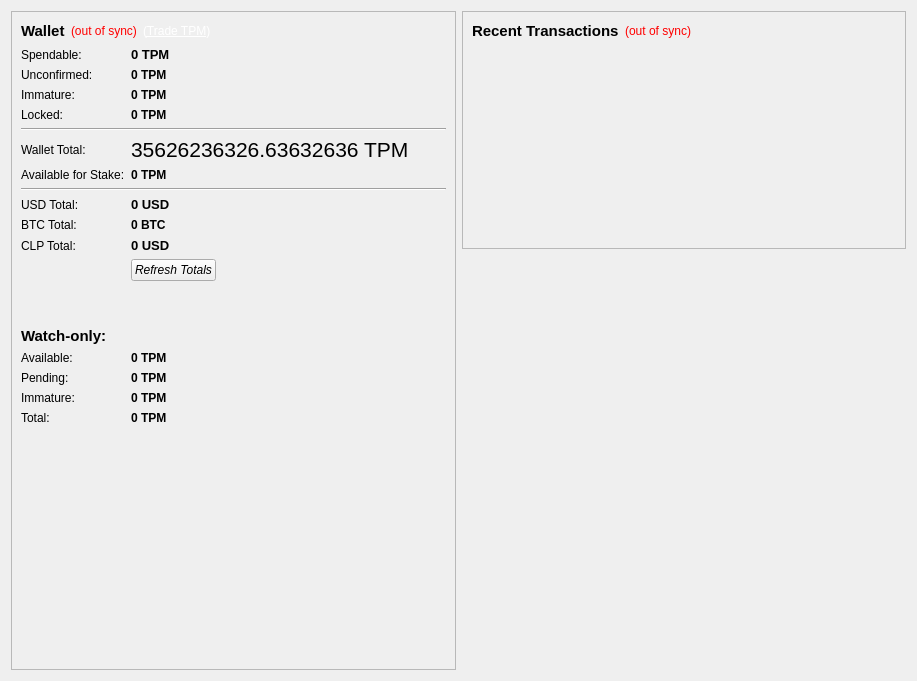
<?xml version="1.0" encoding="UTF-8"?>
<ui version="4.0">
 <class>OverviewPage</class>
 <widget class="QWidget" name="OverviewPage">
  <property name="geometry">
   <rect>
    <x>0</x>
    <y>0</y>
    <width>917</width>
    <height>681</height>
   </rect>
  </property>
  <property name="windowTitle">
   <string>Form</string>
  </property>
  <layout class="QHBoxLayout" name="horizontalLayout" stretch="1,1">
   <item>
    <layout class="QVBoxLayout" name="verticalLayout_2">
     <item>
      <widget class="QFrame" name="frame">
       <property name="frameShape">
        <enum>QFrame::StyledPanel</enum>
       </property>
       <property name="frameShadow">
        <enum>QFrame::Raised</enum>
       </property>
       <layout class="QGridLayout" name="gridLayout_2">
        <item row="0" column="0">
         <layout class="QHBoxLayout" name="horizontalLayout_4">
          <item>
           <widget class="QLabel" name="label_5">
            <property name="font">
             <font>
              <pointsize>11</pointsize>
              <weight>75</weight>
              <bold>true</bold>
             </font>
            </property>
            <property name="text">
             <string>Wallet</string>
            </property>
           </widget>
          </item>
          <item>
           <widget class="QLabel" name="labelWalletStatus">
            <property name="toolTip">
             <string>The displayed information may be out of date. Your wallet automatically synchronizes with the TpmCoin network after a connection is established, but this process has not completed yet.</string>
            </property>
            <property name="styleSheet">
             <string notr="true">QLabel { color: red; }</string>
            </property>
            <property name="text">
             <string notr="true">(out of sync)</string>
            </property>
            <property name="alignment">
             <set>Qt::AlignLeading|Qt::AlignLeft|Qt::AlignVCenter</set>
            </property>
           </widget>
          </item>
          <item>
           <widget class="QLabel" name="labelTradeLink">
            <property name="cursor">
             <cursorShape>PointingHandCursor</cursorShape>
            </property>
            <property name="text">
             <string>&lt;div style=&quot;color: #fff;&quot;&gt;(&lt;a href=&quot;https://trade.thexchanger.io/market/BTC-TPM&quot; style=&quot;color: #fff;&quot;&gt;Trade TPM&lt;/a&gt;)&lt;/div&gt;</string>
            </property>
            <property name="openExternalLinks">
             <bool>true</bool>
            </property>
           </widget>
          </item>
          <item>
           <spacer name="horizontalSpacer_2">
            <property name="orientation">
             <enum>Qt::Horizontal</enum>
            </property>
            <property name="sizeHint" stdset="0">
             <size>
              <width>40</width>
              <height>20</height>
             </size>
            </property>
           </spacer>
          </item>
         </layout>
        </item>
        <item row="1" column="0">
         <layout class="QGridLayout" name="gridLayout">
          <item row="7" column="0">
           <widget class="QLabel" name="labelStakeText">
            <property name="text">
             <string>Available for Stake:</string>
            </property>
           </widget>
          </item>
          <item row="7" column="1">
           <widget class="QLabel" name="labelStake">
            <property name="font">
             <font>
              <weight>75</weight>
              <bold>true</bold>
             </font>
            </property>
            <property name="cursor">
             <cursorShape>IBeamCursor</cursorShape>
            </property>
            <property name="toolTip">
             <string>Total of coins that was staked, and do not yet count toward the current balance</string>
            </property>
            <property name="text">
             <string notr="true">0 TPM</string>
            </property>
            <property name="textInteractionFlags">
             <set>Qt::LinksAccessibleByMouse|Qt::TextSelectableByKeyboard|Qt::TextSelectableByMouse</set>
            </property>
           </widget>
          </item>
          <item row="6" column="1">
           <widget class="QLabel" name="labelTotal">
            <property name="font">
             <font>
              <pointsize>16</pointsize>
              <weight>50</weight>
              <bold>false</bold>
             </font>
            </property>
            <property name="cursor">
             <cursorShape>IBeamCursor</cursorShape>
            </property>
            <property name="toolTip">
             <string>Your current total balance</string>
            </property>
            <property name="text">
             <string notr="true">35626236326.63632636 TPM</string>
            </property>
            <property name="textInteractionFlags">
             <set>Qt::LinksAccessibleByMouse|Qt::TextSelectableByKeyboard|Qt::TextSelectableByMouse</set>
            </property>
           </widget>
          </item>
          <item row="19" column="0">
           <widget class="QLabel" name="watch4">
            <property name="text">
             <string>Total:</string>
            </property>
           </widget>
          </item>
          <item row="19" column="1">
           <widget class="QLabel" name="labelWatchTotal">
            <property name="font">
             <font>
              <weight>75</weight>
              <bold>true</bold>
             </font>
            </property>
            <property name="cursor">
             <cursorShape>IBeamCursor</cursorShape>
            </property>
            <property name="toolTip">
             <string>Current total balance in watch-only addresses</string>
            </property>
            <property name="text">
             <string notr="true">0 TPM</string>
            </property>
            <property name="alignment">
             <set>Qt::AlignLeading|Qt::AlignLeft|Qt::AlignVCenter</set>
            </property>
            <property name="textInteractionFlags">
             <set>Qt::LinksAccessibleByMouse|Qt::TextSelectableByKeyboard|Qt::TextSelectableByMouse</set>
            </property>
           </widget>
          </item>
          <item row="18" column="1">
           <widget class="QLabel" name="labelWatchImmature">
            <property name="font">
             <font>
              <weight>75</weight>
              <bold>true</bold>
             </font>
            </property>
            <property name="cursor">
             <cursorShape>IBeamCursor</cursorShape>
            </property>
            <property name="toolTip">
             <string>Mined balance in watch-only addresses that has not yet matured</string>
            </property>
            <property name="text">
             <string notr="true">0 TPM</string>
            </property>
            <property name="alignment">
             <set>Qt::AlignLeading|Qt::AlignLeft|Qt::AlignVCenter</set>
            </property>
            <property name="textInteractionFlags">
             <set>Qt::LinksAccessibleByMouse|Qt::TextSelectableByKeyboard|Qt::TextSelectableByMouse</set>
            </property>
           </widget>
          </item>
          <item row="16" column="1">
           <widget class="QLabel" name="labelWatchAvailable">
            <property name="font">
             <font>
              <weight>75</weight>
              <bold>true</bold>
             </font>
            </property>
            <property name="cursor">
             <cursorShape>IBeamCursor</cursorShape>
            </property>
            <property name="toolTip">
             <string>Your current balance in watch-only addresses</string>
            </property>
            <property name="text">
             <string notr="true">0 TPM</string>
            </property>
            <property name="alignment">
             <set>Qt::AlignLeading|Qt::AlignLeft|Qt::AlignVCenter</set>
            </property>
            <property name="textInteractionFlags">
             <set>Qt::LinksAccessibleByMouse|Qt::TextSelectableByKeyboard|Qt::TextSelectableByMouse</set>
            </property>
           </widget>
          </item>
          <item row="5" column="0" colspan="3">
           <widget class="Line" name="line">
            <property name="sizePolicy">
             <sizepolicy hsizetype="Expanding" vsizetype="Fixed">
              <horstretch>0</horstretch>
              <verstretch>0</verstretch>
             </sizepolicy>
            </property>
            <property name="orientation">
             <enum>Qt::Horizontal</enum>
            </property>
           </widget>
          </item>
          <item row="11" column="0">
           <widget class="QLabel" name="btctotal">
            <property name="text">
             <string>BTC Total:</string>
            </property>
           </widget>
          </item>
          <item row="0" column="1" colspan="2">
           <widget class="QLabel" name="labelBalance">
            <property name="font">
             <font>
              <pointsize>10</pointsize>
              <weight>75</weight>
              <bold>true</bold>
             </font>
            </property>
            <property name="cursor">
             <cursorShape>IBeamCursor</cursorShape>
            </property>
            <property name="toolTip">
             <string>Your current spendable balance</string>
            </property>
            <property name="text">
             <string notr="true">0 TPM</string>
            </property>
            <property name="textInteractionFlags">
             <set>Qt::LinksAccessibleByMouse|Qt::TextSelectableByKeyboard|Qt::TextSelectableByMouse</set>
            </property>
           </widget>
          </item>
          <item row="10" column="1" colspan="2">
           <widget class="QLabel" name="labelUSDTotal">
            <property name="font">
             <font>
              <pointsize>10</pointsize>
              <weight>75</weight>
              <bold>true</bold>
             </font>
            </property>
            <property name="cursor">
             <cursorShape>IBeamCursor</cursorShape>
            </property>
            <property name="toolTip">
             <string>Your current total balance estimated in USD, Rate is not updated often</string>
            </property>
            <property name="text">
             <string>0 USD</string>
            </property>
            <property name="textInteractionFlags">
             <set>Qt::LinksAccessibleByMouse|Qt::TextSelectableByKeyboard|Qt::TextSelectableByMouse</set>
            </property>
           </widget>
          </item>
          <item row="12" column="1" colspan="2">
           <widget class="QLabel" name="labelCLPTotal">
            <property name="font">
             <font>
              <pointsize>10</pointsize>
              <weight>75</weight>
              <bold>true</bold>
             </font>
            </property>
            <property name="cursor">
             <cursorShape>IBeamCursor</cursorShape>
            </property>
            <property name="toolTip">
             <string>Your current total balance estimated in USD, Rate is not updated often</string>
            </property>
            <property name="text">
             <string>0 USD</string>
            </property>
            <property name="textInteractionFlags">
             <set>Qt::LinksAccessibleByMouse|Qt::TextSelectableByKeyboard|Qt::TextSelectableByMouse</set>
            </property>
           </widget>
          </item>
          <item row="14" column="0">
           <spacer name="verticalSpacer_3">
            <property name="orientation">
             <enum>Qt::Vertical</enum>
            </property>
            <property name="sizeType">
             <enum>QSizePolicy::Fixed</enum>
            </property>
            <property name="sizeHint" stdset="0">
             <size>
              <width>20</width>
              <height>40</height>
             </size>
            </property>
           </spacer>
          </item>
          <item row="17" column="0">
           <widget class="QLabel" name="watch2">
            <property name="text">
             <string>Pending:</string>
            </property>
           </widget>
          </item>
          <item row="3" column="1" colspan="2">
           <widget class="QLabel" name="labelImmature">
            <property name="font">
             <font>
              <weight>75</weight>
              <bold>true</bold>
             </font>
            </property>
            <property name="toolTip">
             <string>Balance from new stakes or coins that is not mature enough to be spent</string>
            </property>
            <property name="text">
             <string notr="true">0 TPM</string>
            </property>
            <property name="textInteractionFlags">
             <set>Qt::LinksAccessibleByMouse|Qt::TextSelectableByKeyboard|Qt::TextSelectableByMouse</set>
            </property>
           </widget>
          </item>
          <item row="2" column="1" colspan="2">
           <widget class="QLabel" name="labelUnconfirmed">
            <property name="font">
             <font>
              <weight>75</weight>
              <bold>true</bold>
             </font>
            </property>
            <property name="cursor">
             <cursorShape>IBeamCursor</cursorShape>
            </property>
            <property name="toolTip">
             <string>Total of transactions that have yet to be confirmed, and do not yet count toward the current balance</string>
            </property>
            <property name="text">
             <string notr="true">0 TPM</string>
            </property>
            <property name="textInteractionFlags">
             <set>Qt::LinksAccessibleByMouse|Qt::TextSelectableByKeyboard|Qt::TextSelectableByMouse</set>
            </property>
           </widget>
          </item>
          <item row="0" column="0">
           <widget class="QLabel" name="label">
            <property name="text">
             <string>Spendable:</string>
            </property>
           </widget>
          </item>
          <item row="10" column="0">
           <widget class="QLabel" name="usdtotal">
            <property name="text">
             <string>USD Total:</string>
            </property>
           </widget>
          </item>
          <item row="12" column="0">
           <widget class="QLabel" name="clptotal">
            <property name="text">
             <string>CLP Total:</string>
            </property>
           </widget>
          </item>
          <item row="15" column="0" colspan="2">
           <widget class="QLabel" name="labelWatchonly">
            <property name="font">
             <font>
              <pointsize>11</pointsize>
              <weight>75</weight>
              <bold>true</bold>
             </font>
            </property>
            <property name="text">
             <string>Watch-only:</string>
            </property>
            <property name="alignment">
             <set>Qt::AlignLeading|Qt::AlignLeft|Qt::AlignVCenter</set>
            </property>
           </widget>
          </item>
          <item row="13" column="1" colspan="2">
           <widget class="QPushButton" name="refreshButton">
            <property name="sizePolicy">
             <sizepolicy hsizetype="Fixed" vsizetype="Fixed">
              <horstretch>0</horstretch>
              <verstretch>0</verstretch>
             </sizepolicy>
            </property>
            <property name="baseSize">
             <size>
              <width>0</width>
              <height>0</height>
             </size>
            </property>
            <property name="font">
             <font>
              <italic>true</italic>
             </font>
            </property>
            <property name="toolTip">
             <string>Refresh your USD and BTC estimated totals, forces price data from CMC.</string>
            </property>
            <property name="layoutDirection">
             <enum>Qt::LeftToRight</enum>
            </property>
            <property name="text">
             <string>Refresh Totals</string>
            </property>
            <property name="icon">
             <iconset resource="../bitcoin.qrc">
              <normaloff>:/icons/refresh</normaloff>:/icons/refresh</iconset>
            </property>
            <property name="autoDefault">
             <bool>false</bool>
            </property>
            <property name="default">
             <bool>false</bool>
            </property>
            <property name="flat">
             <bool>false</bool>
            </property>
           </widget>
          </item>
          <item row="3" column="0">
           <widget class="QLabel" name="labelImmatureText">
            <property name="text">
             <string>Immature:</string>
            </property>
           </widget>
          </item>
          <item row="11" column="1" colspan="2">
           <widget class="QLabel" name="labelBTCTotal">
            <property name="font">
             <font>
              <weight>75</weight>
              <bold>true</bold>
             </font>
            </property>
            <property name="cursor">
             <cursorShape>IBeamCursor</cursorShape>
            </property>
            <property name="toolTip">
             <string>Your current total balance estimated in BTC, Rate is not updated often</string>
            </property>
            <property name="text">
             <string>0 BTC</string>
            </property>
            <property name="textInteractionFlags">
             <set>Qt::LinksAccessibleByMouse|Qt::TextSelectableByKeyboard|Qt::TextSelectableByMouse</set>
            </property>
           </widget>
          </item>
          <item row="2" column="0">
           <widget class="QLabel" name="unconfirmedlabeltxt">
            <property name="text">
             <string>Unconfirmed:</string>
            </property>
           </widget>
          </item>
          <item row="6" column="0">
           <widget class="QLabel" name="labelTotalText">
            <property name="text">
             <string>Wallet Total:</string>
            </property>
           </widget>
          </item>
          <item row="16" column="0">
           <widget class="QLabel" name="watch1">
            <property name="text">
             <string>Available:</string>
            </property>
           </widget>
          </item>
          <item row="18" column="0">
           <widget class="QLabel" name="labelWatchImmatureText">
            <property name="text">
             <string>Immature:</string>
            </property>
           </widget>
          </item>
          <item row="4" column="0">
           <widget class="QLabel" name="labelLockedText">
            <property name="text">
             <string>Locked:</string>
            </property>
           </widget>
          </item>
          <item row="17" column="1">
           <widget class="QLabel" name="labelWatchPending">
            <property name="font">
             <font>
              <weight>75</weight>
              <bold>true</bold>
             </font>
            </property>
            <property name="cursor">
             <cursorShape>IBeamCursor</cursorShape>
            </property>
            <property name="toolTip">
             <string>Unconfirmed transactions to watch-only addresses</string>
            </property>
            <property name="text">
             <string notr="true">0 TPM</string>
            </property>
            <property name="alignment">
             <set>Qt::AlignLeading|Qt::AlignLeft|Qt::AlignVCenter</set>
            </property>
            <property name="textInteractionFlags">
             <set>Qt::LinksAccessibleByMouse|Qt::TextSelectableByKeyboard|Qt::TextSelectableByMouse</set>
            </property>
           </widget>
          </item>
          <item row="4" column="1" colspan="2">
           <widget class="QLabel" name="labelLocked">
            <property name="enabled">
             <bool>true</bool>
            </property>
            <property name="font">
             <font>
              <weight>75</weight>
              <bold>true</bold>
             </font>
            </property>
            <property name="toolTip">
             <string>Balance locked from usage, e.g. masternode collateral</string>
            </property>
            <property name="text">
             <string>0 TPM</string>
            </property>
            <property name="textInteractionFlags">
             <set>Qt::TextSelectableByKeyboard|Qt::TextSelectableByMouse</set>
            </property>
           </widget>
          </item>
          <item row="8" column="0" rowspan="2" colspan="3">
           <widget class="Line" name="line_2">
            <property name="sizePolicy">
             <sizepolicy hsizetype="Expanding" vsizetype="Fixed">
              <horstretch>0</horstretch>
              <verstretch>0</verstretch>
             </sizepolicy>
            </property>
            <property name="orientation">
             <enum>Qt::Horizontal</enum>
            </property>
           </widget>
          </item>
         </layout>
        </item>
        <item row="2" column="0">
         <spacer name="verticalSpacer">
          <property name="orientation">
           <enum>Qt::Vertical</enum>
          </property>
          <property name="sizeType">
           <enum>QSizePolicy::Expanding</enum>
          </property>
          <property name="sizeHint" stdset="0">
           <size>
            <width>20</width>
            <height>40</height>
           </size>
          </property>
         </spacer>
        </item>
       </layout>
      </widget>
     </item>
    </layout>
   </item>
   <item>
    <layout class="QVBoxLayout" name="verticalLayout_3">
     <item>
      <widget class="QFrame" name="frame_2">
       <property name="frameShape">
        <enum>QFrame::StyledPanel</enum>
       </property>
       <property name="frameShadow">
        <enum>QFrame::Raised</enum>
       </property>
       <layout class="QVBoxLayout" name="verticalLayout">
        <item>
         <layout class="QHBoxLayout" name="horizontalLayout_2">
          <item>
           <widget class="QLabel" name="label_4">
            <property name="font">
             <font>
              <pointsize>11</pointsize>
             </font>
            </property>
            <property name="text">
             <string>&lt;b&gt;Recent Transactions&lt;/b&gt;</string>
            </property>
           </widget>
          </item>
          <item>
           <widget class="QLabel" name="labelTransactionsStatus">
            <property name="toolTip">
             <string>The displayed information may be out of date. Your wallet automatically synchronizes with the TpmCoin network after a connection is established, but this process has not completed yet.</string>
            </property>
            <property name="styleSheet">
             <string notr="true">QLabel { color: red; }</string>
            </property>
            <property name="text">
             <string notr="true">(out of sync)</string>
            </property>
            <property name="alignment">
             <set>Qt::AlignRight|Qt::AlignTrailing|Qt::AlignVCenter</set>
            </property>
           </widget>
          </item>
          <item>
           <spacer name="horizontalSpacer">
            <property name="orientation">
             <enum>Qt::Horizontal</enum>
            </property>
            <property name="sizeHint" stdset="0">
             <size>
              <width>40</width>
              <height>20</height>
             </size>
            </property>
           </spacer>
          </item>
         </layout>
        </item>
        <item>
         <widget class="QListView" name="listTransactions">
          <property name="sizePolicy">
           <sizepolicy hsizetype="MinimumExpanding" vsizetype="Expanding">
            <horstretch>0</horstretch>
            <verstretch>0</verstretch>
           </sizepolicy>
          </property>
          <property name="styleSheet">
           <string notr="true">QListView { background: transparent; }</string>
          </property>
          <property name="frameShape">
           <enum>QFrame::NoFrame</enum>
          </property>
          <property name="verticalScrollBarPolicy">
           <enum>Qt::ScrollBarAlwaysOff</enum>
          </property>
          <property name="horizontalScrollBarPolicy">
           <enum>Qt::ScrollBarAlwaysOff</enum>
          </property>
          <property name="selectionMode">
           <enum>QAbstractItemView::NoSelection</enum>
          </property>
         </widget>
        </item>
       </layout>
      </widget>
     </item>
     <item>
      <spacer name="verticalSpacer_2">
       <property name="orientation">
        <enum>Qt::Vertical</enum>
       </property>
       <property name="sizeType">
        <enum>QSizePolicy::MinimumExpanding</enum>
       </property>
       <property name="sizeHint" stdset="0">
        <size>
         <width>20</width>
         <height>40</height>
        </size>
       </property>
      </spacer>
     </item>
     <item>
      <widget class="QLabel" name="logo">
       <property name="sizePolicy">
        <sizepolicy hsizetype="Expanding" vsizetype="Expanding">
         <horstretch>0</horstretch>
         <verstretch>0</verstretch>
        </sizepolicy>
       </property>
       <property name="baseSize">
        <size>
         <width>222</width>
         <height>128</height>
        </size>
       </property>
       <property name="layoutDirection">
        <enum>Qt::RightToLeft</enum>
       </property>
       <property name="autoFillBackground">
        <bool>false</bool>
       </property>
       <property name="text">
        <string/>
       </property>
       <property name="pixmap">
        <pixmap resource="../bitcoin.qrc">:/icons/tpmcoin</pixmap>
       </property>
       <property name="scaledContents">
        <bool>false</bool>
       </property>
       <property name="alignment">
        <set>Qt::AlignCenter</set>
       </property>
       <property name="margin">
        <number>0</number>
       </property>
       <property name="indent">
        <number>-1</number>
       </property>
      </widget>
     </item>
    </layout>
   </item>
  </layout>
 </widget>
 <resources>
  <include location="../bitcoin.qrc"/>
 </resources>
 <connections/>
</ui>
